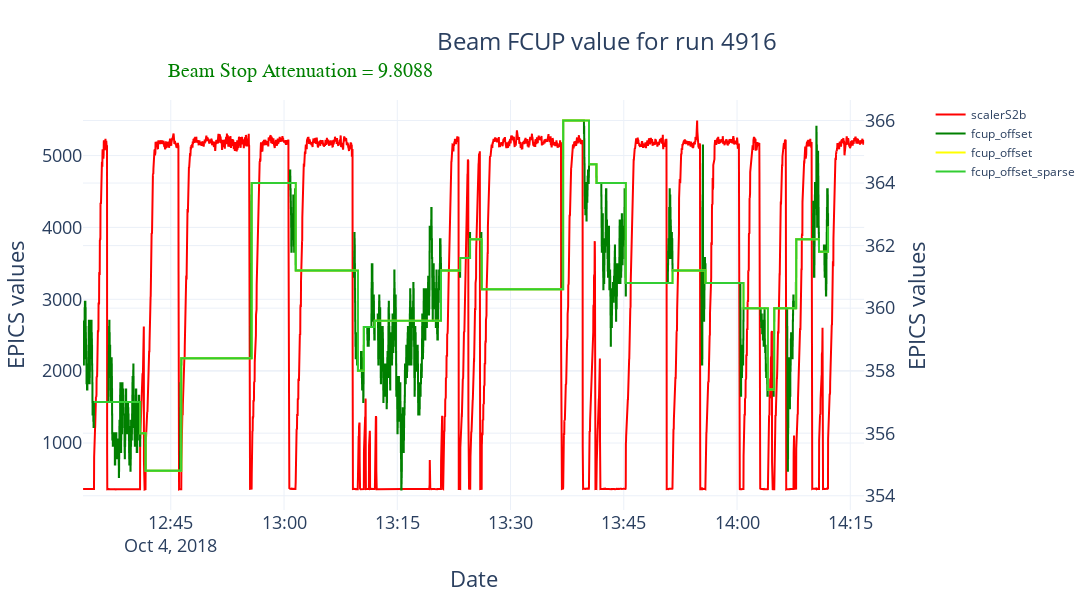

This figure's notebook cell:
### Code cell
fig = make_subplots(specs=[[{"secondary_y": True}]])
fig.update_layout(height=600, width=1200, 
                  title=go.layout.Title(text=f"Beam FCUP value for run {data.All_Runs.iloc[i_run].name}", xanchor="left", x=0.4),
                  titlefont=dict(size=24),)
fig.add_trace(go.Scatter(x=scalerS2b["time"], y=scalerS2b["value"], name="scalerS2b", line=dict(color="red")))
fig.add_trace(go.Scatter(x=fcup_offset.index, y=fcup_offset["value"], name="fcup_offset", line=dict(color="green"), line_shape='hv'), 
              secondary_y=True)
fig.add_trace(go.Scatter(x=fcup_offset_sparse_tmp.index, y=fcup_offset_sparse_tmp["value"], name="fcup_offset", line=dict(color="yellow"), line_shape='hv'), 
              secondary_y=True)
fig.add_trace(go.Scatter(x=fcup_offset_sparse.index, y=fcup_offset_sparse["value"], name="fcup_offset_sparse", line=dict(color="limegreen"), line_shape='hv'), 
              secondary_y=True)
#fig.add_trace(go.Scatter(x=[scalerS2b.iloc[0].time, scalerS2b.iloc[-1].time], 
#                         y=[beam_stop_atten.value.mean(),beam_stop_atten.value.mean()], name="IPM2C24A", line=dict(color="limegreen")),
#                         secondary_y=True)
fig.update_xaxes(title_text="Date", titlefont=dict(size=22), tickfont=dict(size=18))
fig.update_yaxes(title_text="EPICS values", titlefont=dict(size=22), tickfont=dict(size=18))
#fig.update_yaxes(title_text="Livetime", titlefont=dict(size=22),range=[0., 110.], tickfont=dict(size=18), secondary_y=True)
fig.add_annotation(x=0.1, y=1.1, xref='paper', yref='paper', text=f"Beam Stop Attenuation = {float(beam_stop_atten.value)}", showarrow=False,
                  font=dict(family="Times New Roman", size=20, color="green"))
fig.show()

### Figure 1 — Plotly figure (JSON) as saved in the notebook; plotly's stock layout.template omitted (floating-point values rounded to 4 significant figures; data arrays with more than 128 entries replaced by an {"elided": "..."} marker saying what was removed)
{"data": [{"line": {"color": "red"}, "name": "scalerS2b", "type": "scatter", "x": {"elided": "5470 str values"}, "y": {"elided": "5470 int values"}}, {"line": {"color": "green", "shape": "hv"}, "name": "fcup_offset", "type": "scatter", "x": {"elided": "1224 str values"}, "xaxis": "x", "y": {"elided": "1224 float values"}, "yaxis": "y2"}, {"line": {"color": "yellow", "shape": "hv"}, "name": "fcup_offset", "type": "scatter", "x": {"elided": "4134 str values"}, "xaxis": "x", "y": {"elided": "4134 float values"}, "yaxis": "y2"}, {"line": {"color": "limegreen", "shape": "hv"}, "name": "fcup_offset_sparse", "type": "scatter", "x": ["2018-10-04T12:34:49.400000", "2018-10-04T12:40:56.390000", "2018-10-04T12:41:40.391000", "2018-10-04T12:46:23.396000", "2018-10-04T12:55:43.391000", "2018-10-04T13:01:33.398000", "2018-10-04T13:09:47.391000", "2018-10-04T13:10:34.392000", "2018-10-04T13:12:01.393000", "2018-10-04T13:20:47.404000", "2018-10-04T13:23:19.390000", "2018-10-04T13:24:38.392000", "2018-10-04T13:26:11.393000", "2018-10-04T13:36:58.406000", "2018-10-04T13:40:23.392000", "2018-10-04T13:41:23.393000", "2018-10-04T13:45:16.398000", "2018-10-04T13:51:27.405000", "2018-10-04T13:55:49.394000", "2018-10-04T14:00:51.398000", "2018-10-04T14:04:05.401000", "2018-10-04T14:04:55.402000", "2018-10-04T14:07:50.406000", "2018-10-04T14:10:51.393000", "2018-10-04T14:12:03.394000"], "xaxis": "x", "y": [357, 356, 354.8, 358.4, 364, 361.2, 358, 359.4, 359.6, 361.2, 361.6, 362.2, 360.6, 366, 364.6, 364, 360.8, 361.2, 360.8, 360, 357.4, 360, 362.2, 361.8, 362.6], "yaxis": "y2"}], "layout": {"annotations": [{"font": {"color": "green", "family": "Times New Roman", "size": 20}, "showarrow": false, "text": "Beam Stop Attenuation = 9.8088", "x": 0.1, "xref": "paper", "y": 1.1, "yref": "paper"}], "height": 600, "title": {"font": {"size": 24}, "text": "Beam FCUP value for run 4916", "x": 0.4, "xanchor": "left"}, "width": 1200, "xaxis": {"anchor": "y", "autorange": true, "domain": [0, 0.94], "range": ["2018-10-04 12:33:22.398", "2018-10-04 14:16:49.999"], "tickfont": {"size": 18}, "title": {"font": {"size": 22}, "text": "Date"}, "type": "date"}, "yaxis": {"anchor": "x", "autorange": true, "domain": [0, 1], "range": [67.72, 5773.0], "tickfont": {"size": 18}, "title": {"font": {"size": 22}, "text": "EPICS values"}, "type": "linear"}, "yaxis2": {"anchor": "x", "autorange": true, "overlaying": "y", "range": [353.5, 366.7], "side": "right", "tickfont": {"size": 18}, "title": {"font": {"size": 22}, "text": "EPICS values"}, "type": "linear"}}}
